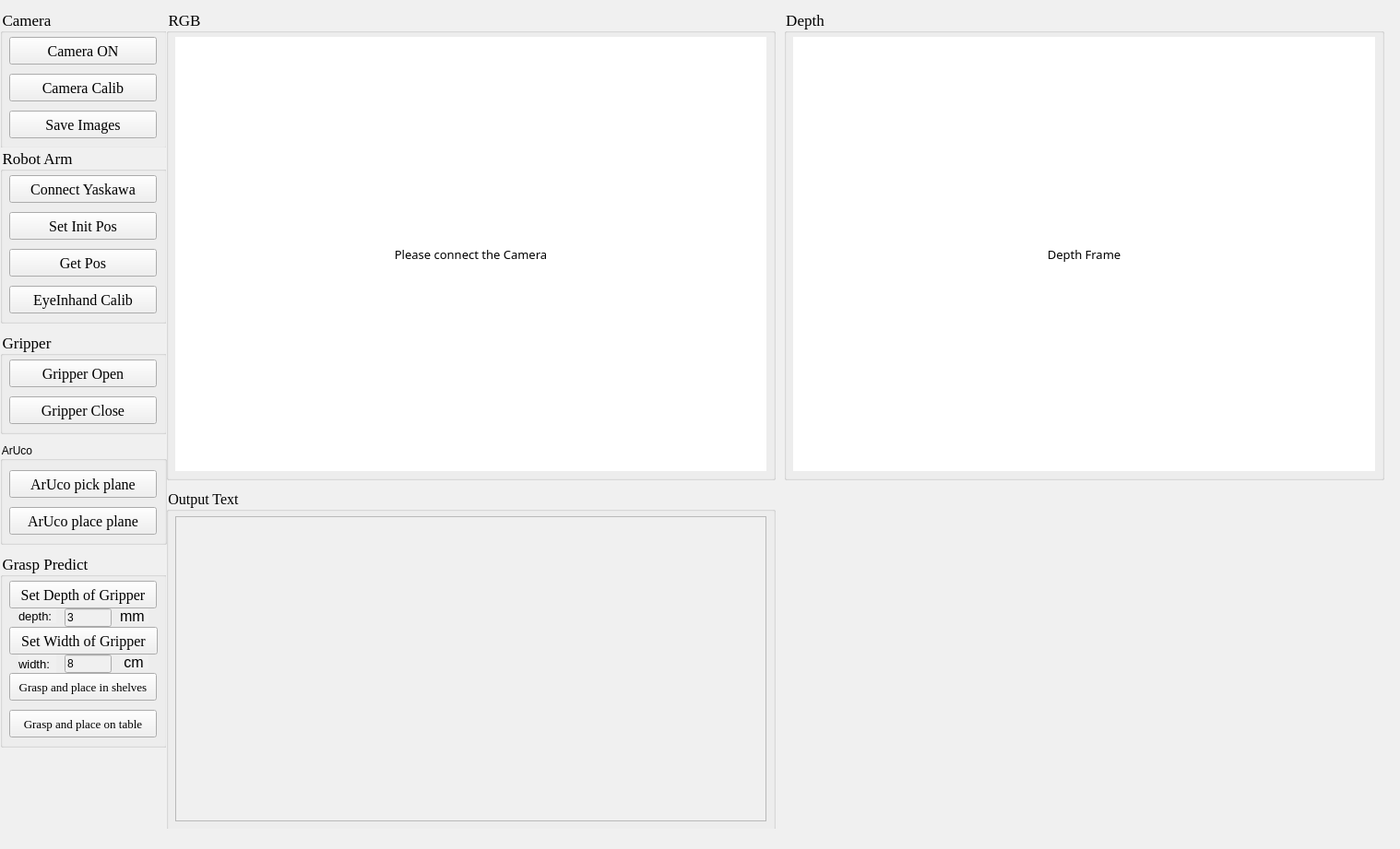
<?xml version="1.0" encoding="UTF-8"?>
<ui version="4.0">
 <class>MainWindow</class>
 <widget class="QMainWindow" name="MainWindow">
  <property name="windowModality">
   <enum>Qt::WindowModal</enum>
  </property>
  <property name="geometry">
   <rect>
    <x>0</x>
    <y>0</y>
    <width>1518</width>
    <height>921</height>
   </rect>
  </property>
  <property name="minimumSize">
   <size>
    <width>830</width>
    <height>586</height>
   </size>
  </property>
  <property name="font">
   <font>
    <family>Adobe Devanagari</family>
    <pointsize>10</pointsize>
   </font>
  </property>
  <property name="windowTitle">
   <string>MainWindow</string>
  </property>
  <property name="accessibleName">
   <string/>
  </property>
  <property name="styleSheet">
   <string notr="true">background:rgb(240, 240, 240)</string>
  </property>
  <property name="inputMethodHints">
   <set>Qt::ImhNone</set>
  </property>
  <widget class="QWidget" name="centralwidget">
   <property name="enabled">
    <bool>true</bool>
   </property>
   <property name="minimumSize">
    <size>
     <width>830</width>
     <height>564</height>
    </size>
   </property>
   <widget class="QGroupBox" name="groupBox">
    <property name="geometry">
     <rect>
      <x>0</x>
      <y>10</y>
      <width>181</width>
      <height>151</height>
     </rect>
    </property>
    <property name="font">
     <font>
      <family>Times New Roman</family>
      <pointsize>13</pointsize>
     </font>
    </property>
    <property name="title">
     <string>Camera</string>
    </property>
    <widget class="QPushButton" name="SaveImages">
     <property name="geometry">
      <rect>
       <x>10</x>
       <y>110</y>
       <width>160</width>
       <height>30</height>
      </rect>
     </property>
     <property name="font">
      <font>
       <family>Times New Roman</family>
       <pointsize>12</pointsize>
      </font>
     </property>
     <property name="text">
      <string>Save Images</string>
     </property>
    </widget>
    <widget class="QPushButton" name="CameraCalibration">
     <property name="geometry">
      <rect>
       <x>10</x>
       <y>70</y>
       <width>160</width>
       <height>30</height>
      </rect>
     </property>
     <property name="font">
      <font>
       <family>Times New Roman</family>
       <pointsize>12</pointsize>
      </font>
     </property>
     <property name="text">
      <string>Camera Calib</string>
     </property>
    </widget>
    <widget class="QPushButton" name="CameraOn">
     <property name="geometry">
      <rect>
       <x>10</x>
       <y>30</y>
       <width>160</width>
       <height>30</height>
      </rect>
     </property>
     <property name="font">
      <font>
       <family>Times New Roman</family>
       <pointsize>12</pointsize>
      </font>
     </property>
     <property name="text">
      <string>Camera ON</string>
     </property>
    </widget>
   </widget>
   <widget class="QGroupBox" name="groupBox_2">
    <property name="geometry">
     <rect>
      <x>0</x>
      <y>160</y>
      <width>181</width>
      <height>191</height>
     </rect>
    </property>
    <property name="font">
     <font>
      <family>Times New Roman</family>
      <pointsize>13</pointsize>
     </font>
    </property>
    <property name="title">
     <string>Robot Arm</string>
    </property>
    <widget class="QPushButton" name="ConnectRobtoArm">
     <property name="geometry">
      <rect>
       <x>10</x>
       <y>30</y>
       <width>160</width>
       <height>30</height>
      </rect>
     </property>
     <property name="font">
      <font>
       <family>Times New Roman</family>
       <pointsize>12</pointsize>
      </font>
     </property>
     <property name="text">
      <string>Connect Yaskawa</string>
     </property>
    </widget>
    <widget class="QPushButton" name="SetInitPos">
     <property name="geometry">
      <rect>
       <x>10</x>
       <y>70</y>
       <width>160</width>
       <height>30</height>
      </rect>
     </property>
     <property name="font">
      <font>
       <family>Times New Roman</family>
       <pointsize>12</pointsize>
      </font>
     </property>
     <property name="text">
      <string>Set Init Pos</string>
     </property>
    </widget>
    <widget class="QPushButton" name="GetPos">
     <property name="geometry">
      <rect>
       <x>10</x>
       <y>110</y>
       <width>160</width>
       <height>30</height>
      </rect>
     </property>
     <property name="font">
      <font>
       <family>Times New Roman</family>
       <pointsize>12</pointsize>
      </font>
     </property>
     <property name="text">
      <string>Get Pos</string>
     </property>
    </widget>
    <widget class="QPushButton" name="EyeInhandCalibration">
     <property name="geometry">
      <rect>
       <x>10</x>
       <y>150</y>
       <width>160</width>
       <height>30</height>
      </rect>
     </property>
     <property name="font">
      <font>
       <family>Times New Roman</family>
       <pointsize>12</pointsize>
      </font>
     </property>
     <property name="text">
      <string>EyeInhand Calib</string>
     </property>
    </widget>
   </widget>
   <widget class="QGroupBox" name="groupBox_3">
    <property name="geometry">
     <rect>
      <x>0</x>
      <y>360</y>
      <width>181</width>
      <height>111</height>
     </rect>
    </property>
    <property name="font">
     <font>
      <family>Times New Roman</family>
      <pointsize>13</pointsize>
     </font>
    </property>
    <property name="title">
     <string>Gripper</string>
    </property>
    <widget class="QPushButton" name="GripperOpen">
     <property name="geometry">
      <rect>
       <x>10</x>
       <y>30</y>
       <width>160</width>
       <height>30</height>
      </rect>
     </property>
     <property name="font">
      <font>
       <family>Times New Roman</family>
       <pointsize>12</pointsize>
      </font>
     </property>
     <property name="text">
      <string>Gripper Open</string>
     </property>
    </widget>
    <widget class="QPushButton" name="GripperClose">
     <property name="geometry">
      <rect>
       <x>10</x>
       <y>70</y>
       <width>160</width>
       <height>30</height>
      </rect>
     </property>
     <property name="font">
      <font>
       <family>Times New Roman</family>
       <pointsize>12</pointsize>
      </font>
     </property>
     <property name="text">
      <string>Gripper Close</string>
     </property>
    </widget>
   </widget>
   <widget class="QGroupBox" name="groupBox_5">
    <property name="geometry">
     <rect>
      <x>0</x>
      <y>600</y>
      <width>181</width>
      <height>211</height>
     </rect>
    </property>
    <property name="font">
     <font>
      <family>Times New Roman</family>
      <pointsize>13</pointsize>
     </font>
    </property>
    <property name="whatsThis">
     <string/>
    </property>
    <property name="title">
     <string>Grasp Predict</string>
    </property>
    <widget class="QPushButton" name="AutoETHCalib">
     <property name="geometry">
      <rect>
       <x>10</x>
       <y>170</y>
       <width>160</width>
       <height>30</height>
      </rect>
     </property>
     <property name="font">
      <font>
       <family>Liberation Serif</family>
       <pointsize>10</pointsize>
      </font>
     </property>
     <property name="text">
      <string>Grasp and place on table</string>
     </property>
    </widget>
    <widget class="QLineEdit" name="depth_text">
     <property name="geometry">
      <rect>
       <x>70</x>
       <y>60</y>
       <width>51</width>
       <height>20</height>
      </rect>
     </property>
     <property name="text">
      <string>3</string>
     </property>
    </widget>
    <widget class="QPushButton" name="SetDepthGripper">
     <property name="geometry">
      <rect>
       <x>10</x>
       <y>30</y>
       <width>160</width>
       <height>30</height>
      </rect>
     </property>
     <property name="font">
      <font>
       <family>Times New Roman</family>
       <pointsize>12</pointsize>
      </font>
     </property>
     <property name="text">
      <string>Set Depth of Gripper</string>
     </property>
    </widget>
    <widget class="QLabel" name="label">
     <property name="geometry">
      <rect>
       <x>20</x>
       <y>60</y>
       <width>41</width>
       <height>16</height>
      </rect>
     </property>
     <property name="font">
      <font>
       <pointsize>10</pointsize>
      </font>
     </property>
     <property name="text">
      <string>depth:</string>
     </property>
    </widget>
    <widget class="QLineEdit" name="width_text">
     <property name="geometry">
      <rect>
       <x>70</x>
       <y>110</y>
       <width>51</width>
       <height>20</height>
      </rect>
     </property>
     <property name="text">
      <string>8</string>
     </property>
    </widget>
    <widget class="QLabel" name="label_2">
     <property name="geometry">
      <rect>
       <x>20</x>
       <y>110</y>
       <width>41</width>
       <height>20</height>
      </rect>
     </property>
     <property name="font">
      <font>
       <pointsize>10</pointsize>
      </font>
     </property>
     <property name="text">
      <string>width:</string>
     </property>
    </widget>
    <widget class="QLabel" name="label_3">
     <property name="geometry">
      <rect>
       <x>130</x>
       <y>60</y>
       <width>31</width>
       <height>16</height>
      </rect>
     </property>
     <property name="font">
      <font>
       <pointsize>12</pointsize>
      </font>
     </property>
     <property name="text">
      <string>mm</string>
     </property>
    </widget>
    <widget class="QLabel" name="label_4">
     <property name="geometry">
      <rect>
       <x>130</x>
       <y>110</y>
       <width>31</width>
       <height>16</height>
      </rect>
     </property>
     <property name="font">
      <font>
       <pointsize>12</pointsize>
      </font>
     </property>
     <property name="text">
      <string> cm</string>
     </property>
    </widget>
    <widget class="QPushButton" name="SetWidthGripper">
     <property name="geometry">
      <rect>
       <x>10</x>
       <y>80</y>
       <width>161</width>
       <height>30</height>
      </rect>
     </property>
     <property name="font">
      <font>
       <family>Times New Roman</family>
       <pointsize>12</pointsize>
      </font>
     </property>
     <property name="text">
      <string>Set Width of Gripper</string>
     </property>
    </widget>
    <widget class="QPushButton" name="AutoETHCalib_2">
     <property name="geometry">
      <rect>
       <x>10</x>
       <y>130</y>
       <width>160</width>
       <height>30</height>
      </rect>
     </property>
     <property name="font">
      <font>
       <family>Liberation Serif</family>
       <pointsize>10</pointsize>
      </font>
     </property>
     <property name="text">
      <string>Grasp and place in shelves</string>
     </property>
    </widget>
   </widget>
   <widget class="QGroupBox" name="groupBox_6">
    <property name="geometry">
     <rect>
      <x>180</x>
      <y>10</y>
      <width>661</width>
      <height>511</height>
     </rect>
    </property>
    <property name="font">
     <font>
      <family>Times New Roman</family>
      <pointsize>13</pointsize>
     </font>
    </property>
    <property name="title">
     <string>RGB</string>
    </property>
    <widget class="QLabel" name="RGBFrame">
     <property name="geometry">
      <rect>
       <x>10</x>
       <y>30</y>
       <width>641</width>
       <height>471</height>
      </rect>
     </property>
     <property name="font">
      <font>
       <family>Sans Serif</family>
       <pointsize>10</pointsize>
      </font>
     </property>
     <property name="styleSheet">
      <string notr="true">background:rgb(255,255,255)</string>
     </property>
     <property name="text">
      <string>Please connect the Camera</string>
     </property>
     <property name="alignment">
      <set>Qt::AlignCenter</set>
     </property>
     <property name="margin">
      <number>0</number>
     </property>
    </widget>
   </widget>
   <widget class="QGroupBox" name="groupBox_7">
    <property name="geometry">
     <rect>
      <x>850</x>
      <y>10</y>
      <width>651</width>
      <height>511</height>
     </rect>
    </property>
    <property name="font">
     <font>
      <family>Times New Roman</family>
      <pointsize>13</pointsize>
     </font>
    </property>
    <property name="title">
     <string>Depth</string>
    </property>
    <widget class="QLabel" name="DepthFrame">
     <property name="geometry">
      <rect>
       <x>10</x>
       <y>30</y>
       <width>631</width>
       <height>471</height>
      </rect>
     </property>
     <property name="font">
      <font>
       <family>Sans Serif</family>
       <pointsize>10</pointsize>
      </font>
     </property>
     <property name="styleSheet">
      <string notr="true">background:rgb(255,255,255)</string>
     </property>
     <property name="text">
      <string>Depth Frame</string>
     </property>
     <property name="alignment">
      <set>Qt::AlignCenter</set>
     </property>
     <property name="margin">
      <number>0</number>
     </property>
    </widget>
   </widget>
   <widget class="QGroupBox" name="groupBox_8">
    <property name="geometry">
     <rect>
      <x>180</x>
      <y>530</y>
      <width>661</width>
      <height>371</height>
     </rect>
    </property>
    <property name="font">
     <font>
      <family>Times New Roman</family>
      <pointsize>12</pointsize>
     </font>
    </property>
    <property name="title">
     <string>Output Text</string>
    </property>
    <widget class="QTextEdit" name="OutPut">
     <property name="geometry">
      <rect>
       <x>10</x>
       <y>30</y>
       <width>641</width>
       <height>331</height>
      </rect>
     </property>
     <property name="font">
      <font>
       <pointsize>8</pointsize>
      </font>
     </property>
     <property name="html">
      <string>&lt;!DOCTYPE HTML PUBLIC &quot;-//W3C//DTD HTML 4.0//EN&quot; &quot;http://www.w3.org/TR/REC-html40/strict.dtd&quot;&gt;
&lt;html&gt;&lt;head&gt;&lt;meta name=&quot;qrichtext&quot; content=&quot;1&quot; /&gt;&lt;style type=&quot;text/css&quot;&gt;
p, li { white-space: pre-wrap; }
&lt;/style&gt;&lt;/head&gt;&lt;body style=&quot; font-family:'Ubuntu'; font-size:8pt; font-weight:400; font-style:normal;&quot;&gt;
&lt;p style=&quot;-qt-paragraph-type:empty; margin-top:0px; margin-bottom:0px; margin-left:0px; margin-right:0px; -qt-block-indent:0; text-indent:0px; font-family:'PMingLiU';&quot;&gt;&lt;br /&gt;&lt;/p&gt;&lt;/body&gt;&lt;/html&gt;</string>
     </property>
    </widget>
   </widget>
   <widget class="QGroupBox" name="groupBox_9">
    <property name="geometry">
     <rect>
      <x>0</x>
      <y>480</y>
      <width>181</width>
      <height>111</height>
     </rect>
    </property>
    <property name="title">
     <string>ArUco</string>
    </property>
    <widget class="QPushButton" name="ArUcoPickPlane">
     <property name="geometry">
      <rect>
       <x>10</x>
       <y>30</y>
       <width>160</width>
       <height>30</height>
      </rect>
     </property>
     <property name="font">
      <font>
       <family>Times New Roman</family>
       <pointsize>12</pointsize>
      </font>
     </property>
     <property name="text">
      <string>ArUco pick plane</string>
     </property>
    </widget>
    <widget class="QPushButton" name="ArUcoPlacePlane">
     <property name="geometry">
      <rect>
       <x>10</x>
       <y>70</y>
       <width>160</width>
       <height>30</height>
      </rect>
     </property>
     <property name="font">
      <font>
       <family>Times New Roman</family>
       <pointsize>12</pointsize>
      </font>
     </property>
     <property name="text">
      <string>ArUco place plane</string>
     </property>
    </widget>
   </widget>
  </widget>
  <widget class="QStatusBar" name="statusBar"/>
 </widget>
 <resources/>
 <connections/>
</ui>
